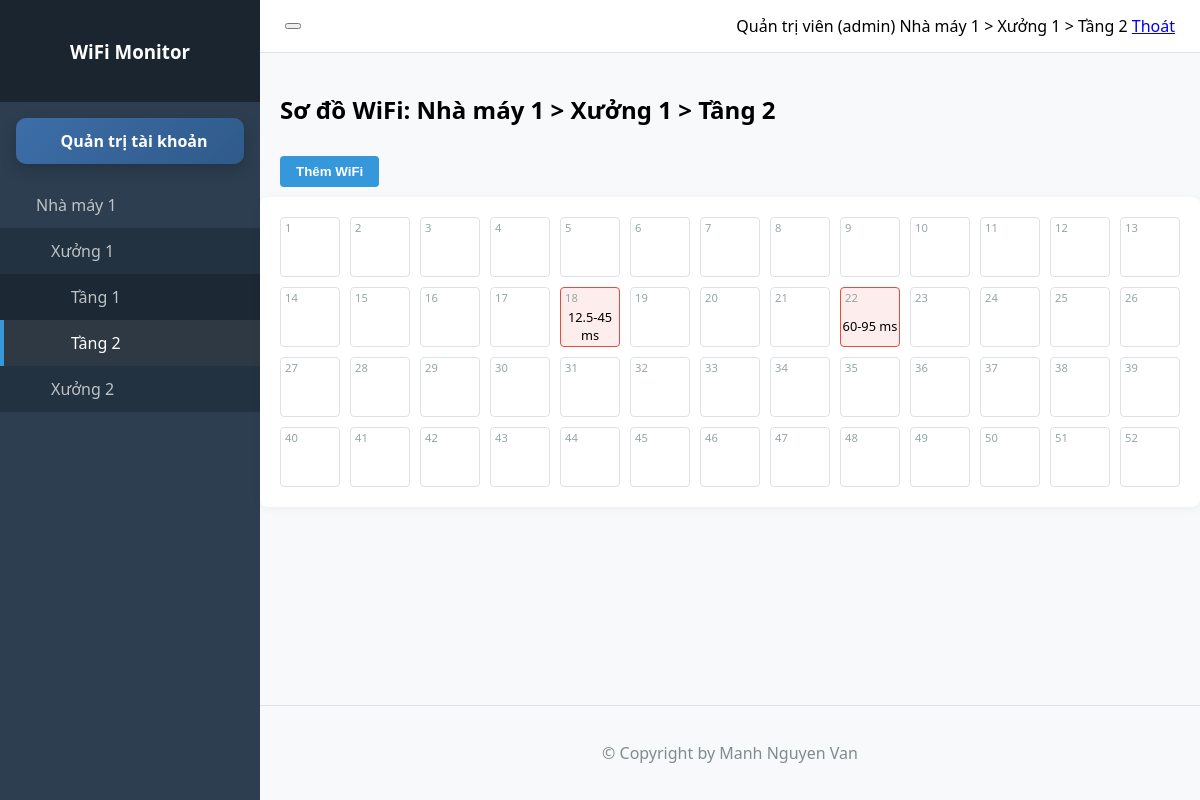
The page /index.php?location_id=A012 (signed in) on the database its author committed.
### tables this page shows
CREATE TABLE IF NOT EXISTS `location` (
  `id` INT AUTO_INCREMENT PRIMARY KEY,
  `location_id` VARCHAR(4) NOT NULL,
  `factory` VARCHAR(100) NOT NULL,
  `building` VARCHAR(100) NOT NULL,
  `floor` VARCHAR(100) NOT NULL,
  UNIQUE KEY `uk_location_id` (`location_id`)
);

CREATE TABLE IF NOT EXISTS `wifi_data` (
  `id` INT AUTO_INCREMENT PRIMARY KEY,
  `location_pk` INT NOT NULL,
  `location_id` VARCHAR(10) NOT NULL,
  `cell_id` INT NOT NULL,
  `check_time` DATETIME NOT NULL,
  `min_speed` DECIMAL(5,2) NOT NULL,
  `max_speed` DECIMAL(5,2) NOT NULL,
  `created_at` TIMESTAMP DEFAULT CURRENT_TIMESTAMP,
  FOREIGN KEY (`location_pk`) REFERENCES `location`(`id`)
);

### index.php (the view, shortened to what this page needs)
<?php
include 'includes/config.php';
$user_id = $_SESSION['user_id'];
$user_role = $_SESSION['role'];
$user_fullname = $_SESSION['full_name'];
$selected_location = '';
if ($conn) {
    if (isset($_GET['location_id'])) {
        $selected_location = mysqli_real_escape_string($conn, $_GET['location_id']);
    }
}
$current_location_breadcrumb = "Chưa chọn vị trí";
if ($conn && $selected_location != '') {
    $loc_res = mysqli_query($conn, "SELECT factory, building, floor FROM location WHERE location_id = '$selected_location'");
    if ($loc_data = mysqli_fetch_assoc($loc_res)) {
        $current_location_breadcrumb = $loc_data['factory'] . " > " . $loc_data['building'] . " > " . $loc_data['floor'];
    }
}
$wifi_readings = [];
if ($conn && $selected_location != '') {
    $query = "SELECT t1.* FROM wifi_data t1
              INNER JOIN (
                  SELECT cell_id, MAX(check_time) as max_time
                  FROM wifi_data
                  WHERE location_id = '$selected_location'
                  GROUP BY cell_id
              ) t2 ON t1.cell_id = t2.cell_id AND t1.check_time = t2.max_time
              WHERE t1.location_id = '$selected_location'";
    $result = mysqli_query($conn, $query);
    if ($result) {
        while ($row = mysqli_fetch_assoc($result)) {
            $wifi_readings[$row['cell_id']] = $row;
        }
    }
}
$hierarchy = [];
if ($conn) {
    if ($user_role === 'admin') {
        $side_query = "SELECT * FROM location ORDER BY factory, building, floor";
    } else {
        $side_query = "SELECT l.* FROM location l INNER JOIN user_location ul ON l.id = ul.location_id WHERE ul.user_id = '$user_id' ORDER BY l.factory, l.building, l.floor";
    }
    $res = mysqli_query($conn, $side_query);
    while ($row = mysqli_fetch_assoc($res)) {
        $hierarchy[$row['factory']][$row['building']][] = $row;
    }
}
function renderSidebar(array $hierarchy, string $selected_id) {
    $html = '<ul class="list-unstyled components" id="sidebarMenu">';
    foreach ($hierarchy as $factory => $buildings) {
        $is_factory_open = false;
        foreach ($buildings as $b_floors) {
            foreach ($b_floors as $f) {
                if ($f['location_id'] == $selected_id) {
                    $is_factory_open = true;
                    break 2;
                }
            }
        }
        $factory_class = $is_factory_open ? 'has-submenu open' : 'has-submenu';
        $html .= "<li class='$factory_class'>";
        $html .= "<a href='#' class='menu-toggle'><i class='ph ph-factory'></i> <span>$factory</span> <i class='ph ph-caret-down ms-auto'></i></a>";
        $html .= '<ul class="submenu list-unstyled">';
        foreach ($buildings as $building => $floors) {
            $is_building_open = false;
            foreach ($floors as $f) {
                if ($f['location_id'] == $selected_id) {
                    $is_building_open = true;
                    break;
                }
            }
            $building_class = $is_building_open ? 'has-submenu open' : 'has-submenu';
            $html .= "<li class='$building_class'>";
            $html .= "<a href='#' class='menu-toggle' style='padding-left: 35px;'><i class='ph ph-buildings'></i> <span>$building</span> <i class='ph ph-caret-down ms-auto'></i></a>";
            $html .= '<ul class="submenu list-unstyled">';
            foreach ($floors as $floor) {
                $is_active = ($selected_id == $floor['location_id']);
                $active_class = $is_active ? 'active' : '';
                $html .= "<li class='$active_class'>";
                $html .= "<a href='?location_id={$floor['location_id']}' style='padding-left: 55px;'><i class='ph ph-layers'></i> {$floor['floor']}</a>";
                $html .= "</li>";
            }
            $html .= '</ul></li>';
        }
        $html .= '</ul></li>';
    }
    $html .= '</ul>';
    return $html;
}
?>
<!DOCTYPE html>
<html lang="vi">
<head>
    <link rel="stylesheet" href="assets/css/style.css">
</head>
<body>
    <div class="wrapper">
        <nav id="sidebar">
            <div class="sidebar-header">
                <h3><i class="ph ph-broadcast"></i> WiFi Monitor</h3>
            </div>
            <?php if ($user_role === 'admin'): ?>
                <div class="sidebar-section">
                    <a href="accounts.php" class="sidebar-admin-link"><i class="ph ph-user-gear"></i> Quản trị tài khoản</a>
                </div>
            <?php endif; ?>
            <?php echo renderSidebar($hierarchy, $selected_location); ?>
        </nav>
        <div id="content">
            <header class="navbar">
                <button type="button" id="sidebarCollapse" class="btn-toggle">
                </button>
                <div class="user-info">
                    <span class="me-3"><i class="ph ph-user"></i> <?php echo htmlspecialchars($user_fullname); ?> (<?php echo htmlspecialchars($user_role); ?>)</span>
                    <span class="breadcrumb-text"><?php echo $current_location_breadcrumb; ?></span>
                    <a href="logout.php" class="ms-3 text-danger"><i class="ph ph-sign-out"></i> Thoát</a>
                </div>
            </header>
            <main class="container-fluid">
                <div class="dashboard-header">
                    <h2 style="padding: 20px 20px 0 20px;">Sơ đồ WiFi: <?php echo $current_location_breadcrumb; ?></h2>
                    <?php if ($user_role === 'admin'): ?>
                        <div class="grid-controls" style="padding: 10px 20px;">
                            <button id="btnToggleAddMode" class="btn-action primary"><i class="ph ph-plus-circle"></i> Thêm WiFi</button>
                        </div>
                    <?php endif; ?>
                </div>
                <div class="factory-layout">
                    <div class="grid-container">
                        <?php
                        for ($i = 1; $i <= 52; $i++) {
                            $data = isset($wifi_readings[$i]) ? $wifi_readings[$i] : null;
                            $itemStyle = "";
                            if ($data) {
                                $max_val = (float)$data['max_speed'];
                                $bg = ($max_val < 20) ? "#e8f8f5" : "#fdedec";
                                $border = ($max_val < 20) ? "#2ecc71" : "#e74c3c";
                                $itemStyle = "style='background: $bg; border-color: $border;'";
                            }
                            echo "<div class='grid-item' data-id='$i' onclick='handleGridClick($i)' $itemStyle>";
                            echo "<span class='cell-id'>$i</span>";
                            echo "<div class='cell-info' id='info-$i'>";
                            if ($data) {
                                $min = (float)$data['min_speed'];
                                $max = (float)$data['max_speed'];
                                echo "<i class='ph ph-wifi-high'></i><br>{$min}-{$max} ms";
                            }
                            echo "</div>";
                            echo "</div>";
                        }
                        ?>
                    </div>
                </div>
            </main>
            <footer class="footer">
                <p>&copy; Copyright by Manh Nguyen Van</p>
            </footer>
        </div>
    </div>
</body>
</html>

### assets/css/style.css (style rules this page uses)
:root { --sidebar-width: 260px; --primary-color: #2c3e50; --accent-color: #3498db; --bg-light: #f8f9fa; --border-color: #dee2e6; }
body { font-family: 'Segoe UI', Tahoma, Geneva, Verdana, sans-serif; margin: 0; background-color: var(--bg-light); }
.wrapper { display: flex; width: 100%; align-items: stretch; }
#sidebar { min-width: var(--sidebar-width); max-width: var(--sidebar-width); background: var(--primary-color); color: #fff; transition: all 0.3s; min-height: 100vh; }
#sidebar ul { list-style: none; padding: 0; margin: 0; }
.sidebar-header { padding: 20px; background: #1a252f; text-align: center; }
#sidebar ul li a { padding: 12px 20px; display: flex; align-items: center; color: #bdc3c7; text-decoration: none; transition: 0.3s; border-left: 4px solid transparent; }
.sidebar-section { padding: 12px 16px 8px; }
.sidebar-admin-link { display: flex; align-items: center; justify-content: center; gap: 8px; padding: 12px 14px; margin: 4px 0 10px; border-radius: 10px; background: linear-gradient(135deg, #3d6ea8, #2f5a8a); color: #fff !important; font-weight: 600; text-decoration: none; box-shadow: 0 6px 16px rgba(0, 0, 0, 0.18); border-left: 0 !important; }
#sidebar ul li a:hover, #sidebar ul li.active > a { color: #fff; background: rgba(255, 255, 255, 0.08); border-left-color: var(--accent-color); }
.submenu { display: none; background: rgba(0, 0, 0, 0.2); }
.has-submenu.open > .submenu { display: block; }
#content { width: 100%; padding: 0; min-height: 100vh; display: flex; flex-direction: column; }
.navbar { padding: 15px 25px; background: #fff; border-bottom: 1px solid var(--border-color); display: flex; align-items: center; justify-content: space-between; }
.grid-container { display: grid; grid-template-columns: repeat(13, 1fr); gap: 10px; padding: 20px; background: #fff; border-radius: 8px; box-shadow: 0 2px 10px rgba(0,0,0,0.05); }
.grid-item { aspect-ratio: 1 / 1; border: 1px solid var(--border-color); border-radius: 4px; display: flex; flex-direction: column; align-items: center; justify-content: center; cursor: pointer; position: relative; transition: transform 0.2s, box-shadow 0.2s; }
.cell-id { position: absolute; top: 2px; left: 4px; font-size: 0.7rem; color: #95a5a6; }
.cell-info { text-align: center; font-size: 0.8rem; }
.footer { margin-top: auto; padding: 20px; text-align: center; border-top: 1px solid var(--border-color); color: #7f8c8d; }
.btn-action { padding: 8px 16px; border: none; border-radius: 4px; cursor: pointer; font-weight: 600; margin-right: 10px; transition: 0.2s; }
.btn-action.primary { background: #3498db; color: white; }

### rows shown on the page
location: factory "Nhà máy 1", building "Xưởng 1", floor "Tầng 2", building "Xưởng 2", current_location_breadcrumb "Nhà máy 1 > Xưởng 1 > Tầng 2"
location: floor "Tầng 1"
wifi_data: min_speed "12.5", max_speed "45"
wifi_data: min_speed "60", max_speed "95"

### other values the page prints
$user_fullname "Quản trị viên"
$user_role "admin"
